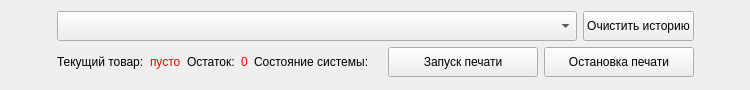
<?xml version="1.0" encoding="UTF-8"?>
<ui version="4.0">
 <class>ControlPanelForm</class>
 <widget class="QWidget" name="ControlPanelForm">
  <property name="geometry">
   <rect>
    <x>0</x>
    <y>0</y>
    <width>750</width>
    <height>90</height>
   </rect>
  </property>
  <property name="sizePolicy">
   <sizepolicy hsizetype="Expanding" vsizetype="Preferred">
    <horstretch>0</horstretch>
    <verstretch>0</verstretch>
   </sizepolicy>
  </property>
  <property name="windowTitle">
   <string>Form</string>
  </property>
  <layout class="QHBoxLayout" name="horizontalLayout_2">
   <item>
    <spacer name="horizontalSpacer">
     <property name="orientation">
      <enum>Qt::Orientation::Horizontal</enum>
     </property>
     <property name="sizeHint" stdset="0">
      <size>
       <width>40</width>
       <height>20</height>
      </size>
     </property>
    </spacer>
   </item>
   <item>
    <layout class="QVBoxLayout" name="verticalLayout">
     <item>
      <layout class="QHBoxLayout" name="horizontalLayout_4">
       <item>
        <widget class="GtinNamesComboBox" name="cb_gtin_names">
         <property name="sizePolicy">
          <sizepolicy hsizetype="Expanding" vsizetype="Fixed">
           <horstretch>0</horstretch>
           <verstretch>0</verstretch>
          </sizepolicy>
         </property>
         <property name="minimumSize">
          <size>
           <width>150</width>
           <height>30</height>
          </size>
         </property>
        </widget>
       </item>
       <item>
        <widget class="QPushButton" name="pb_clean_history">
         <property name="minimumSize">
          <size>
           <width>0</width>
           <height>30</height>
          </size>
         </property>
         <property name="text">
          <string>Очистить историю</string>
         </property>
        </widget>
       </item>
      </layout>
     </item>
     <item>
      <layout class="QHBoxLayout" name="horizontalLayout_3">
       <item>
        <widget class="QLabel" name="label_3">
         <property name="sizePolicy">
          <sizepolicy hsizetype="Fixed" vsizetype="Preferred">
           <horstretch>0</horstretch>
           <verstretch>0</verstretch>
          </sizepolicy>
         </property>
         <property name="text">
          <string>Текущий товар:</string>
         </property>
        </widget>
       </item>
       <item>
        <widget class="QLabel" name="lbl_currentProduct">
         <property name="sizePolicy">
          <sizepolicy hsizetype="Preferred" vsizetype="Preferred">
           <horstretch>0</horstretch>
           <verstretch>0</verstretch>
          </sizepolicy>
         </property>
         <property name="styleSheet">
          <string notr="true">color: red;</string>
         </property>
         <property name="text">
          <string>пусто</string>
         </property>
        </widget>
       </item>
       <item>
        <widget class="QLabel" name="label">
         <property name="sizePolicy">
          <sizepolicy hsizetype="Fixed" vsizetype="Preferred">
           <horstretch>0</horstretch>
           <verstretch>0</verstretch>
          </sizepolicy>
         </property>
         <property name="maximumSize">
          <size>
           <width>16777215</width>
           <height>16777215</height>
          </size>
         </property>
         <property name="text">
          <string>Остаток:</string>
         </property>
        </widget>
       </item>
       <item>
        <widget class="QLabel" name="lbl_products_left">
         <property name="sizePolicy">
          <sizepolicy hsizetype="Preferred" vsizetype="Preferred">
           <horstretch>0</horstretch>
           <verstretch>0</verstretch>
          </sizepolicy>
         </property>
         <property name="minimumSize">
          <size>
           <width>0</width>
           <height>0</height>
          </size>
         </property>
         <property name="maximumSize">
          <size>
           <width>16777215</width>
           <height>16777215</height>
          </size>
         </property>
         <property name="styleSheet">
          <string notr="true">color: red;</string>
         </property>
         <property name="text">
          <string>0</string>
         </property>
        </widget>
       </item>
       <item>
        <widget class="QLabel" name="label_2">
         <property name="sizePolicy">
          <sizepolicy hsizetype="Fixed" vsizetype="Preferred">
           <horstretch>0</horstretch>
           <verstretch>0</verstretch>
          </sizepolicy>
         </property>
         <property name="text">
          <string>Состояние системы:</string>
         </property>
        </widget>
       </item>
       <item>
        <widget class="QLabel" name="lbl_system_state">
         <property name="sizePolicy">
          <sizepolicy hsizetype="Preferred" vsizetype="Preferred">
           <horstretch>0</horstretch>
           <verstretch>0</verstretch>
          </sizepolicy>
         </property>
         <property name="minimumSize">
          <size>
           <width>0</width>
           <height>0</height>
          </size>
         </property>
         <property name="maximumSize">
          <size>
           <width>16777215</width>
           <height>16777215</height>
          </size>
         </property>
         <property name="text">
          <string/>
         </property>
        </widget>
       </item>
       <item>
        <widget class="QPushButton" name="pb_start">
         <property name="minimumSize">
          <size>
           <width>150</width>
           <height>0</height>
          </size>
         </property>
         <property name="maximumSize">
          <size>
           <width>150</width>
           <height>30</height>
          </size>
         </property>
         <property name="styleSheet">
          <string notr="true"/>
         </property>
         <property name="text">
          <string>Запуск печати</string>
         </property>
         <property name="icon">
          <iconset resource="../resources.qrc">
           <normaloff>:/images/img/play.svg</normaloff>:/images/img/play.svg</iconset>
         </property>
         <property name="iconSize">
          <size>
           <width>30</width>
           <height>30</height>
          </size>
         </property>
        </widget>
       </item>
       <item>
        <widget class="QPushButton" name="pb_stop">
         <property name="minimumSize">
          <size>
           <width>150</width>
           <height>0</height>
          </size>
         </property>
         <property name="maximumSize">
          <size>
           <width>16777215</width>
           <height>30</height>
          </size>
         </property>
         <property name="text">
          <string>Остановка печати</string>
         </property>
         <property name="icon">
          <iconset resource="../resources.qrc">
           <normaloff>:/images/img/stop.svg</normaloff>:/images/img/stop.svg</iconset>
         </property>
         <property name="iconSize">
          <size>
           <width>30</width>
           <height>30</height>
          </size>
         </property>
        </widget>
       </item>
      </layout>
     </item>
    </layout>
   </item>
   <item>
    <spacer name="horizontalSpacer_2">
     <property name="orientation">
      <enum>Qt::Orientation::Horizontal</enum>
     </property>
     <property name="sizeHint" stdset="0">
      <size>
       <width>40</width>
       <height>20</height>
      </size>
     </property>
    </spacer>
   </item>
  </layout>
 </widget>
 <customwidgets>
  <customwidget>
   <class>GtinNamesComboBox</class>
   <extends>QComboBox</extends>
   <header>ui_components/gtinnamescombobox.h</header>
  </customwidget>
 </customwidgets>
 <resources>
  <include location="../resources.qrc"/>
 </resources>
 <connections/>
</ui>
